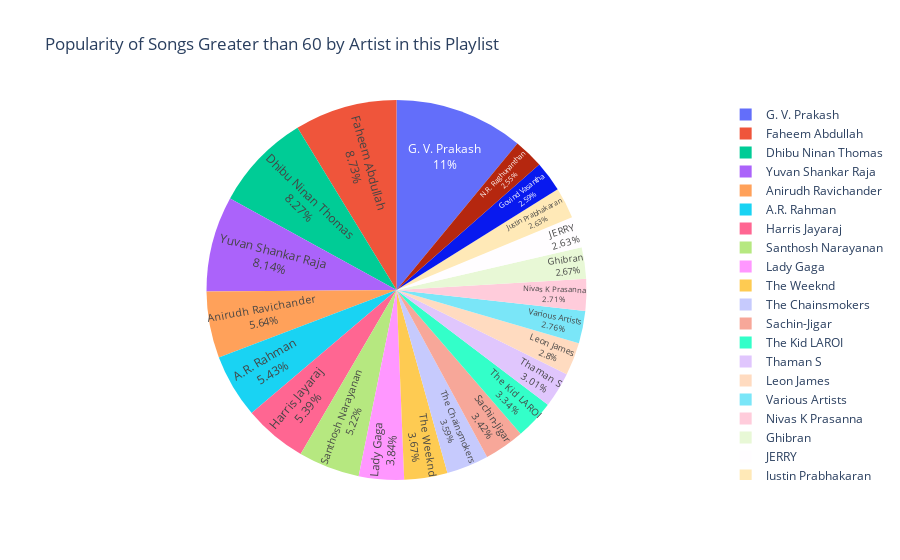

Here is the notebook cell this chart was saved with:
### Code cell
# Filter songs with popularity > 60
pop_96 = my_playlist.loc[my_playlist['popularity'] > 60].sort_values(by='popularity', ascending=False)
fig = px.pie(
    pop_96,
    values='popularity',
    names='artist',
    title='Popularity of Songs Greater than 60 by Artist in this Playlist'
)
fig.update_traces(textposition='inside', textinfo='percent+label')

### Figure 1 — Plotly figure (JSON) as saved in the notebook; plotly's stock layout.template omitted (floating-point values rounded to 4 significant figures)
{"data": [{"domain": {"x": [0, 1], "y": [0, 1]}, "hovertemplate": "artist=%{label}<br>popularity=%{value}<extra></extra>", "labels": ["Lady Gaga", "The Weeknd", "The Chainsmokers", "Sachin-Jigar", "The Kid LAROI", "Thaman S", "Faheem Abdullah", "Faheem Abdullah", "Anirudh Ravichander", "G. V. Prakash", "G. V. Prakash", "Dhibu Ninan Thomas", "Faheem Abdullah", "Leon James", "Harris Jayaraj", "Dhibu Ninan Thomas", "A.R. Rahman", "Yuvan Shankar Raja", "Anirudh Ravichander", "Yuvan Shankar Raja", "Various Artists", "Nivas K Prasanna", "G. V. Prakash", "Santhosh Narayanan", "Ghibran", "Yuvan Shankar Raja", "Dhibu Ninan Thomas", "JERRY", "A.R. Rahman", "Justin Prabhakaran", "Harris Jayaraj", "G. V. Prakash", "Govind Vasantha", "Santhosh Narayanan", "N.R. Raghunanthan"], "legendgroup": "", "name": "", "showlegend": true, "textinfo": "percent+label", "textposition": "inside", "type": "pie", "values": [92, 88, 86, 82, 80, 72, 71, 71, 69, 68, 68, 68, 67, 67, 67, 67, 67, 66, 66, 66, 66, 65, 65, 64, 64, 63, 63, 63, 63, 63, 62, 62, 62, 61, 61]}], "layout": {"legend": {"tracegroupgap": 0}, "title": {"text": "Popularity of Songs Greater than 60 by Artist in this Playlist"}}}
